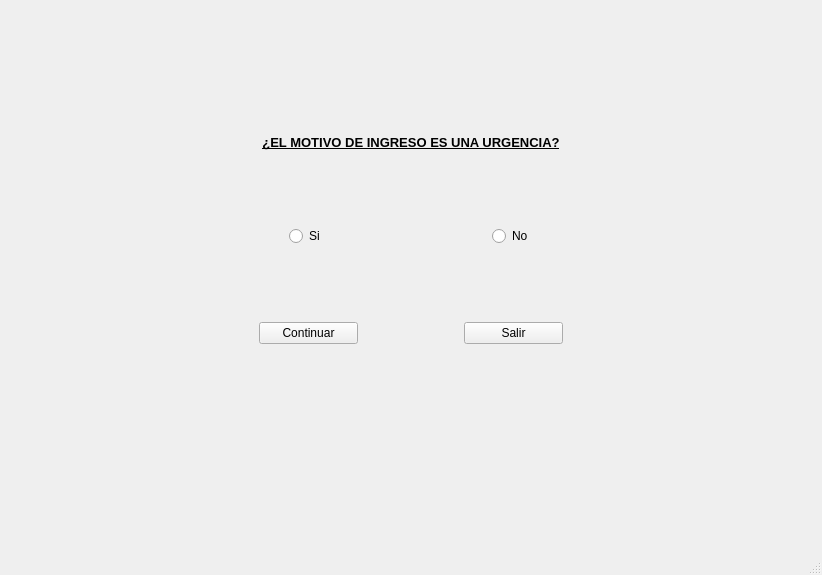
<?xml version="1.0" encoding="UTF-8"?>
<ui version="4.0">
 <class>MainWindow</class>
 <widget class="QMainWindow" name="MainWindow">
  <property name="geometry">
   <rect>
    <x>0</x>
    <y>0</y>
    <width>822</width>
    <height>575</height>
   </rect>
  </property>
  <property name="windowTitle">
   <string>MainWindow</string>
  </property>
  <widget class="QWidget" name="centralwidget">
   <layout class="QVBoxLayout" name="verticalLayout_2">
    <item>
     <spacer name="verticalSpacer_3">
      <property name="orientation">
       <enum>Qt::Vertical</enum>
      </property>
      <property name="sizeHint" stdset="0">
       <size>
        <width>20</width>
        <height>40</height>
       </size>
      </property>
     </spacer>
    </item>
    <item>
     <layout class="QHBoxLayout" name="horizontalLayout_3">
      <item>
       <widget class="QLabel" name="label_principal">
        <property name="font">
         <font>
          <pointsize>10</pointsize>
          <weight>75</weight>
          <bold>true</bold>
          <underline>true</underline>
         </font>
        </property>
        <property name="text">
         <string>¿EL MOTIVO DE INGRESO ES UNA URGENCIA?</string>
        </property>
        <property name="alignment">
         <set>Qt::AlignCenter</set>
        </property>
       </widget>
      </item>
     </layout>
    </item>
    <item>
     <spacer name="verticalSpacer_4">
      <property name="orientation">
       <enum>Qt::Vertical</enum>
      </property>
      <property name="sizeType">
       <enum>QSizePolicy::Maximum</enum>
      </property>
      <property name="sizeHint" stdset="0">
       <size>
        <width>20</width>
        <height>70</height>
       </size>
      </property>
     </spacer>
    </item>
    <item>
     <layout class="QVBoxLayout" name="verticalLayout">
      <item>
       <layout class="QHBoxLayout" name="horizontalLayout">
        <item>
         <spacer name="horizontalSpacer">
          <property name="orientation">
           <enum>Qt::Horizontal</enum>
          </property>
          <property name="sizeType">
           <enum>QSizePolicy::Maximum</enum>
          </property>
          <property name="sizeHint" stdset="0">
           <size>
            <width>280</width>
            <height>20</height>
           </size>
          </property>
         </spacer>
        </item>
        <item>
         <widget class="QRadioButton" name="radioButton_si">
          <property name="text">
           <string>Si</string>
          </property>
         </widget>
        </item>
        <item>
         <spacer name="horizontalSpacer_2">
          <property name="orientation">
           <enum>Qt::Horizontal</enum>
          </property>
          <property name="sizeHint" stdset="0">
           <size>
            <width>40</width>
            <height>20</height>
           </size>
          </property>
         </spacer>
        </item>
        <item>
         <widget class="QRadioButton" name="radioButton_no">
          <property name="text">
           <string>No</string>
          </property>
         </widget>
        </item>
        <item>
         <spacer name="horizontalSpacer_3">
          <property name="orientation">
           <enum>Qt::Horizontal</enum>
          </property>
          <property name="sizeType">
           <enum>QSizePolicy::Maximum</enum>
          </property>
          <property name="sizeHint" stdset="0">
           <size>
            <width>280</width>
            <height>20</height>
           </size>
          </property>
         </spacer>
        </item>
       </layout>
      </item>
      <item>
       <spacer name="verticalSpacer">
        <property name="orientation">
         <enum>Qt::Vertical</enum>
        </property>
        <property name="sizeType">
         <enum>QSizePolicy::Maximum</enum>
        </property>
        <property name="sizeHint" stdset="0">
         <size>
          <width>20</width>
          <height>70</height>
         </size>
        </property>
       </spacer>
      </item>
      <item>
       <layout class="QHBoxLayout" name="horizontalLayout_4">
        <item>
         <spacer name="horizontalSpacer_4">
          <property name="orientation">
           <enum>Qt::Horizontal</enum>
          </property>
          <property name="sizeType">
           <enum>QSizePolicy::Maximum</enum>
          </property>
          <property name="sizeHint" stdset="0">
           <size>
            <width>250</width>
            <height>20</height>
           </size>
          </property>
         </spacer>
        </item>
        <item>
         <widget class="QPushButton" name="pushButton_continuar">
          <property name="text">
           <string>Continuar</string>
          </property>
         </widget>
        </item>
        <item>
         <spacer name="horizontalSpacer_5">
          <property name="orientation">
           <enum>Qt::Horizontal</enum>
          </property>
          <property name="sizeType">
           <enum>QSizePolicy::Maximum</enum>
          </property>
          <property name="sizeHint" stdset="0">
           <size>
            <width>100</width>
            <height>20</height>
           </size>
          </property>
         </spacer>
        </item>
        <item>
         <widget class="QPushButton" name="pushButton_salir">
          <property name="text">
           <string>Salir</string>
          </property>
         </widget>
        </item>
        <item>
         <spacer name="horizontalSpacer_6">
          <property name="orientation">
           <enum>Qt::Horizontal</enum>
          </property>
          <property name="sizeType">
           <enum>QSizePolicy::Maximum</enum>
          </property>
          <property name="sizeHint" stdset="0">
           <size>
            <width>250</width>
            <height>20</height>
           </size>
          </property>
         </spacer>
        </item>
       </layout>
      </item>
     </layout>
    </item>
    <item>
     <spacer name="verticalSpacer_2">
      <property name="orientation">
       <enum>Qt::Vertical</enum>
      </property>
      <property name="sizeType">
       <enum>QSizePolicy::Maximum</enum>
      </property>
      <property name="sizeHint" stdset="0">
       <size>
        <width>20</width>
        <height>200</height>
       </size>
      </property>
     </spacer>
    </item>
   </layout>
  </widget>
  <widget class="QStatusBar" name="statusbar"/>
 </widget>
 <resources/>
 <connections/>
</ui>
